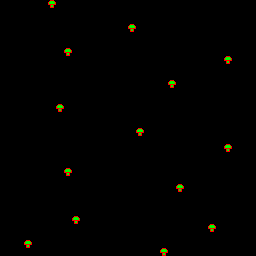

A level layout from a 2D game, rendered from its tile map. Below: a short description, then the map file with tile-grid data replaced by summaries:
An orthogonal 32x32 tile map with 8x8 px tiles, 2 tile layers (Tile Layer 1, Tile Layer 2).

<map version="1.0" orientation="orthogonal" renderorder="right-down" width="32" height="32" tilewidth="8" tileheight="8" nextobjectid="1">
 <tileset firstgid="1" name="tiles" tilewidth="8" tileheight="8" tilecount="2156" columns="28">
  <image source="sprites.png" trans="ffffff" width="224" height="616" />
 </tileset>
 <layer name="Tile Layer 1" width="32" height="32">
  <data>[1024 cells, 1024 non-empty, 1 distinct tile ids]</data>
 </layer>
 <layer name="Tile Layer 2" width="32" height="32">
  <data>[1024 cells, 14 non-empty, 1 distinct tile ids]</data>
 </layer>
</map>
